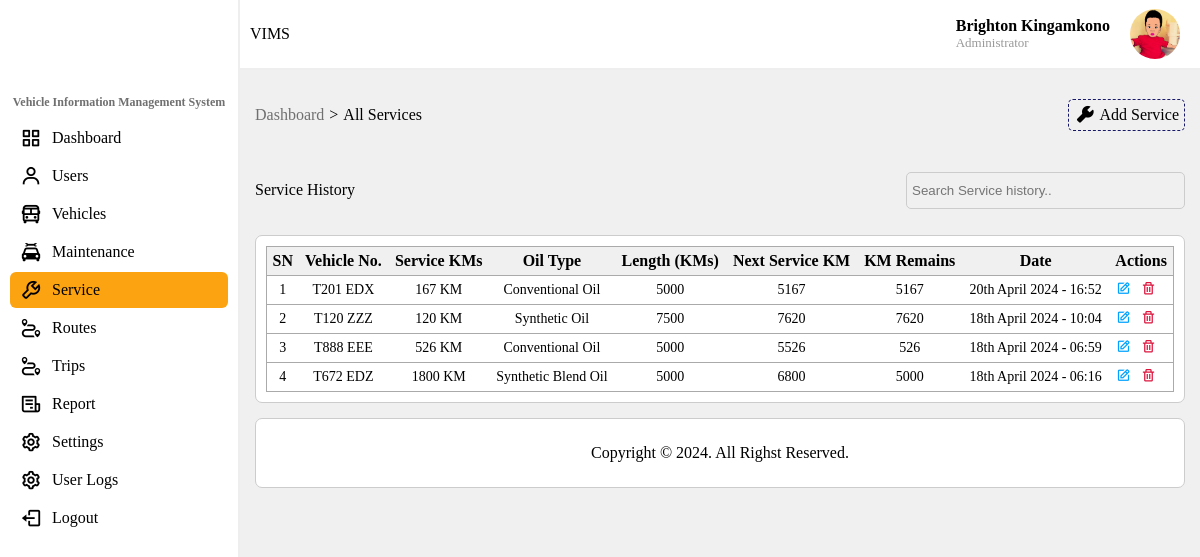
/dashboard/all_services.php (signed in), run on the app's committed database.
### tables this page shows
CREATE TABLE `users` (
  `userID` int(11) NOT NULL,
  `firstname` varchar(50) NOT NULL,
  `middlename` varchar(50) DEFAULT NULL,
  `lastname` varchar(50) NOT NULL,
  `email` varchar(100) NOT NULL,
  `gender` varchar(6) NOT NULL,
  `phone` varchar(12) DEFAULT NULL,
  `password` varchar(120) NOT NULL,
  `image` varchar(255) DEFAULT NULL,
  `created_at` datetime DEFAULT NULL,
  `updated_at` datetime DEFAULT NULL,
  `usertype` varchar(20) NOT NULL,
  `login_time` datetime DEFAULT NULL,
  `logout_time` datetime DEFAULT NULL,
  `reset_token_hash` varchar(200) DEFAULT NULL,
  `reset_token_expires_at` datetime DEFAULT NULL
);

CREATE TABLE `oil` (
  `oilD` int(11) NOT NULL,
  `current_km` varchar(8) NOT NULL,
  `oil_type` varchar(20) NOT NULL,
  `length` int(11) NOT NULL,
  `vehicleID` int(11) NOT NULL,
  `time` int(11) DEFAULT 0,
  `created_at` timestamp NOT NULL DEFAULT current_timestamp()
);

CREATE TABLE `vehicle` (
  `vehicleID` int(11) NOT NULL,
  `model` varchar(50) NOT NULL,
  `type` varchar(20) NOT NULL,
  `year` varchar(4) NOT NULL,
  `make` varchar(20) NOT NULL,
  `chassis_no` varchar(50) NOT NULL,
  `registration_no` varchar(50) NOT NULL,
  `engine_no` varchar(25) NOT NULL,
  `cc` varchar(4) NOT NULL,
  `transmission` varchar(10) NOT NULL,
  `fuel` varchar(10) NOT NULL,
  `current_km` varchar(10) NOT NULL,
  `status` varchar(10) NOT NULL DEFAULT 'active',
  `created_at` datetime NOT NULL,
  `updated_at` datetime NOT NULL,
  `driverID` int(11) DEFAULT NULL,
  `routeID` int(11) NOT NULL
);

CREATE TABLE `trips` (
  `tripID` int(11) NOT NULL,
  `depart_from` varchar(20) NOT NULL,
  `arrive_in` varchar(20) NOT NULL,
  `km_before` varchar(10) NOT NULL,
  `km_after` varchar(10) DEFAULT NULL,
  `departure_time` datetime NOT NULL,
  `arrival_time` datetime DEFAULT NULL,
  `details` varchar(300) DEFAULT NULL,
  `driverID` int(11) NOT NULL,
  `vehicleID` int(11) NOT NULL,
  `created_at` datetime NOT NULL,
  `updated_at` datetime DEFAULT NULL
);

### dashboard/checkService.php (called while the page is built)
<?php
    function isServiceDue($currentKilometers, $serviceKilometers, $theshold = 500) {
        $kilometersDifference = $serviceKilometers - $currentKilometers;
        return $kilometersDifference;
    }
?>

### dashboard/all_services.php (the view, shortened to what this page needs)
<?php
    try {
        require('../db/pdo.php');
        $stmt = $dbCnx->prepare('SELECT * FROM users WHERE userID = :userID');
        $stmt->bindValue(':userID', $_SESSION['uniqueID'], PDO::PARAM_INT);
        $stmt->execute();
        $row = $stmt->fetch();
    } catch (PDOException $e) {
        echo $e->getMessage();
    }
?>
<!DOCTYPE html>
<html lang="en">
<head>
    <link rel="stylesheet" href="../css/styles.css">
    <link rel="stylesheet" href="../boxicons/css/boxicons.min.css">
    <link rel="stylesheet" href="../swal/sweetalert2.css">
</head>
<body>
    <div class="container">
        <aside>
            <header>
                <span>Vehicle Information Management System</span>
            </header>
            <nav class="navbar">
                <ul>
                    <?php if(isset($_SESSION['administrator']) || isset($_SESSION['vmanager'])): ?>
                    <li>
                        <a href="index.php"><i class="bx bx-grid-alt"></i>Dashboard</a>
                    </li>
                    <li>
                        <a href="users.php"><i class="bx bx-user"></i>Users</a>
                    </li>
                    <li>
                        <a href="vehicle.php"><i class="bx bx-bus"></i>Vehicles</a>
                    </li>
                    <li>
                        <a href="maintanance.php"><i class="bx bxs-car-mechanic"></i>Maintenance</a>
                    </li>
                    <li class="active">
                        <a href="all_services.php"><i class="bx bx-wrench"></i>Service</a>
                    </li>
                    <li>
                        <a href="routes.php"><i class="bx bx-trip"></i>Routes</a>
                    </li>
                    <li>
                        <a href="trips.php" ><i class="bx bx-trip"></i>Trips</a>
                    </li>
                    <li>
                        <a href="report.php"><i class="bx bx-receipt"></i>Report</a>
                    </li>
                    <li>
                        <a href="settings.php"><i class="bx bx-cog"></i>Settings</a>
                    </li>
                    <?php if(isset($_SESSION['administrator'])): ?>
                        <li>
                            <a href="logs.php"><i class="bx bx-cog"></i>User Logs</a>
                        </li>
                    <?php endif ?>
                    <li>
                        <a href="logout.php?logout_id=<?=$_SESSION['uniqueID']?>"><i class="bx bx-log-out"></i>Logout</a>
                    </li>
                    <?php endif;  ?>
                </ul>
            </nav>
        </aside>
        <main class="main-content">
        <header class="grid">
                <span class="logo">VIMS</span>
                <div class="user">
                    <div class="name">
                        <?=$row['firstname'].' '.$row['lastname']?>
                        <span id="role"><?=$row['usertype']?></span>
                    </div>
                    <img id="imgDropdown" src="../images/<?=$row['image']?>" alt="">
                </div>
            </header>
            <div class="grid main">
                <div class="top_card">
                    <div class="bread-cumb">
                        <a href="index.php">Dashboard</a> > <span>All Services</span>
                    </div>
                    <a href="service.php" class="add-btn"><i class="bx bxs-wrench"></i>Add Service</a>
                </div>
                <div class="top_card" style="align-items: center;">
                    <p style="color:black">Service History </p>
                    <input type="text" name="searchInput" id="searchInput" placeholder="Search Service history..">
                </div>
                <div class="bottom-card">
                    <table id="myTable">
                        <tr>
                            <th>SN</th>
                            <th>Vehicle No.</th>
                            <th>Service KMs</th>
                            <th>Oil Type</th>
                            <th>Length (KMs)</th>
                            <th>Next Service KM</th>
                            <th>KM Remains</th>
                            <th>Date</th>
                            <th>Actions</th>
                        </tr>
                        <?php
                            try {
                                require('../db/pdo.php');
                                require('checkService.php');
                                $stmt = $dbCnx->prepare('SELECT oil.*, vehicle.registration_no, vehicle.vehicleID FROM oil INNER JOIN vehicle ON oil.vehicleID = vehicle.vehicleID ORDER BY oilD DESC');
                                $stmt->execute();
                                $rows = $stmt->fetchAll();
                                $sn = 1;
                                foreach($rows as $row):
                                    $query = $dbCnx->query("SELECT * FROM trips WHERE vehicleID = {$row['vehicleID']} ORDER BY created_at DESC");
                                    $tripRow = $query->fetch();
                                    $curr_km = '';
                                    if(isset($tripRow['km_after'])) {
                                        $curr_km = $tripRow['km_after'];
                                    } elseif(isset($tripRow['km_before'])){
                                        $curr_km = $tripRow['km_before'];
                                    } else {
                                        $curr_km = 0;
                                    }
                                    $km_until = isServiceDue($curr_km, $row['current_km'] + $row['length']);
                                     $next_service = $row['current_km'] + $row['length'];
                                ?>
                                    <tr id="trow">
                                        <td><?=$sn++?></td>
                                        <td><?=$row['registration_no']?></td>
                                        <td><?=$row['current_km'].' KM'?></td>
                                        <td><?=$row['oil_type']?></td>
                                        <td><?=$row['length']?></td>
                                        <td><?=$next_service?></td>
                                        <td><?=$km_until?></td>
                                        <td><?=date('jS F Y - H:i', strtotime($row['created_at']))?></td>
                                        <td><a href="edit_service.php?id=<?=$row['oilD']?>"><i class="bx bx-edit icon update"></i></a><a href="delete_service.php?id=<?=$row['oilD']?>"><i class="bx bx-trash icon del"></i></a></td>
                                    </tr>
                        <?php
                                endforeach;
                            } catch(PDOException $e) {
                                echo $e->getMessage();
                            }
                        ?>
                    </table>
                </div>
                <footer>Copyright &copy; <?=date('Y')?>. All Righst Reserved.</footer>
            </div>
        </main>
    </div>
</body>
</html>

### css/styles.css (style rules this page uses)
:root { --color-primary: #10114d; --color-secondary: #dc143c; --color-grey: #999; --color-light: #dcdcdc; --color-light2: #f8f8ff; --bg-color: #f0f0f0; --orange: #FCA311; --cyan-dark: #0D5C63; --cyan-dark2: #004346; --xs-padding: 5px; --sm-padding: 15px; --mid-padding: 25px; --max-padding: 35px; }
*, *::before, *::after { padding: 0; margin: 0; box-sizing: border-box; list-style: none; text-decoration: none; outline: none; border: none; }
body { font-family: 'poppins', serif; background: var(--bg-color); }
.container { min-height: 100vh; display: flex; position: relative; background: var(--bg-color); }
.container aside { position: fixed; width: 20%; height: 100vh; background: #fff; border-right: #eee 2px solid; }
.container aside header { margin-top: 10px; display: flex; flex-direction: column; justify-content: center; align-items: center; }
.container aside header span { font-size: 12px; font-weight: bold; color: #707070; }
.container aside nav { margin-left: 10px; margin-right: 10px; }
.container aside nav ul { padding-top: 10px; }
.container aside nav ul li { width: 100%; margin-bottom: 2px; }
.container aside nav ul li a { display: flex; align-items: center; color: #000; padding: 7px 10px; }
.container aside nav ul li a i { margin-right: 10px; font-size: 22px; }
.container aside nav ul li.active { background: var(--bg-color); background: var(--orange); border-radius: 6px; }
.container main { margin-left: calc(100% - 80%); width: calc(100% - 20%); height: 100vh; }
.container main header { border-bottom: #eee 2px solid; height: 70px; background: white; top: 0; position: sticky; }
.container main header span.logo { grid-column: span 6; align-self: center; margin-left: 10px; }
.container main header .user { position: relative; grid-column: span 6; justify-self: end; display: flex; align-self: center; margin-right: 20px; }
.container main header .user .name { align-self: center; margin-right: 20px; font-weight: bold; }
.container main header .user .name #role { font-weight: normal; display: block; font-size: small; color: var(--color-grey); text-transform: capitalize; }
.container main header .user img { height: 50px; width: 50px; object-fit: cover; border-radius: 50%; align-self: center; cursor: pointer; }
.grid { display: grid; grid-template-columns: repeat(12, 1fr); gap: 15px; }
.main { margin: 15px; }
.container main .main .top_card { display: flex; justify-content: space-between; align-items: center; grid-column: span 12; border-radius: 7px; height: 60px; }
main .main .top_card p { color: #707070; }
main .main .top_card .bread-cumb { display: flex; align-items: center; }
main .main .top_card .bread-cumb span { margin-left: 5px; }
main .main .top_card .bread-cumb a { color: #707070; border: none !important; padding: 0; margin-right: 5px; }
main .main .top_card a { padding: 5px; color: black; border-radius: 5px; display: flex; align-items: center; text-transform: capitalize; border: 1px dashed #181968; transition: .4s all ease-in-out; }
main .main .top_card a i { margin-right: 5px; font-size: 20px; font-weight: bold; }
main .main .bottom-card { display: flex; justify-content: space-between; align-items: center; grid-column: span 12; border-radius: 7px; background: #fff; border: #ccc 1px solid; }
.bottom-card table { margin: 10px; width: 100%; border-collapse: collapse; border: 1px solid #aaa; }
.bottom-card table th { text-align: center; padding: 5px; background: var(--bg-color); }
.bottom-card table tr { border-bottom: 1px solid #aaa; }
.bottom-card table td { padding: 5px; text-align: center; font-size: 14px; }
.icon { font-size: 15px; color: #000; margin-right: 10px; }
i.del { color: crimson; }
i.update { color: #00a2ff; }
.container main footer { grid-column: span 12; height: 70px; background: white; width: 100%; border-radius: 7px; display: flex; justify-content: center; align-items: center; border: #ccc 1px solid; }
.top_card #searchInput { background: transparent; padding: 10px 5px; border: #ccc 1px solid; border-radius: 5px; width: 30%; }

### data on the page
users: firstname "Brighton", lastname "Kingamkono", usertype "Administrator", image (picture)
oil: vehicleID.registration_no "T201 EDX", current_km "167", oil_type "Conventional Oil", length "5000", next_service "5167", km_until "5167", created_at "20th April 2024 - 16:52"
oil: vehicleID.registration_no "T120 ZZZ", current_km "120", oil_type "Synthetic Oil", length "7500", next_service "7620", km_until "7620", created_at "18th April 2024 - 10:04"
oil: vehicleID.registration_no "T888 EEE", current_km "526", oil_type "Conventional Oil", length "5000", next_service "5526", km_until "526", created_at "18th April 2024 - 06:59"
oil: vehicleID.registration_no "T672 EDZ", current_km "1800", oil_type "Synthetic Blend Oil", length "5000", next_service "6800", km_until "5000", created_at "18th April 2024 - 06:16"
